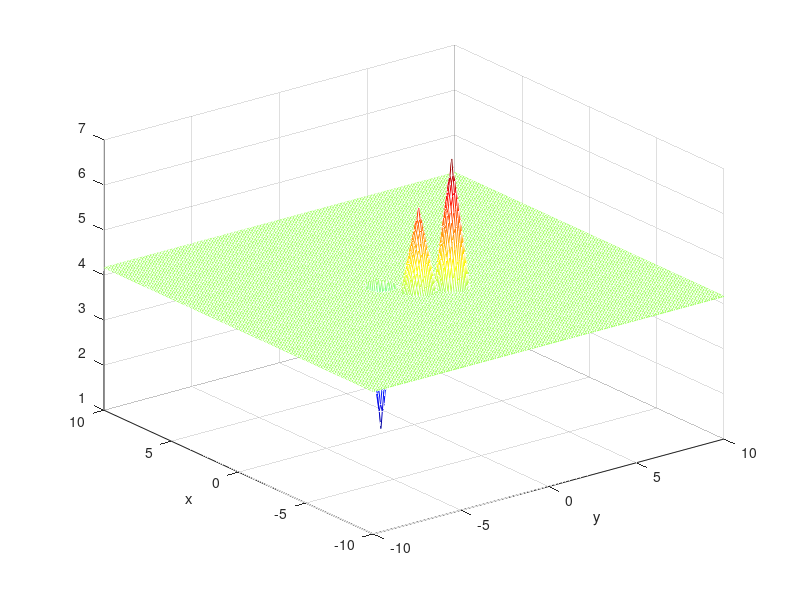
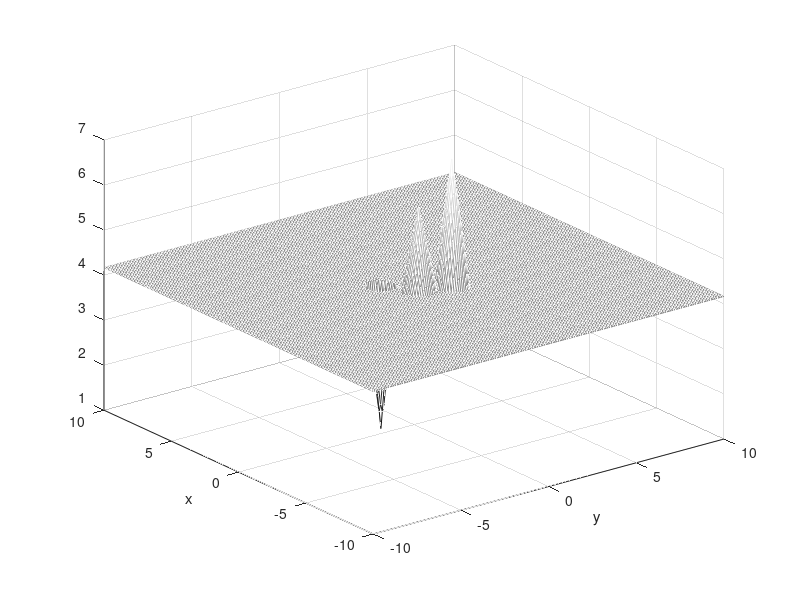

MATLAB code for these plots, in order: (Note: this script raises an error after producing the figures.)
clc % limpa tela
clear all

format compact
format long

%
%   Mesh parameters:
%

h = 0.1
R = 10
N = R/h

x = -R:h:R;   % x has 2N + 1 points
y = -R:h:R;   % y has 2N + 1 points

n = 2;     % <--- space dimension is 2 (plane)
p = 4;     % <--- we are interested in the case: p > n

gamma = (p - n)/(p - 1);   % <--- this parameter will not actually 
                           %      be used in the program below
%
% -------------------------------------------------
%
%             INITIAL APPROXIMATION
%                     to
%             STEADY STATE SOLUTION
%
% -------------------------------------------------
%

% -------------------------------------------------

x1 = -1.0;   % <--- x-coordinate of 1st singularity
y1 = -0.5;   % <--- y-coordinate of 1st singularity

i1 = find( x1-h/100 < x & x < x1 + h/100);   % <--- i-index of 1st singularity
j1 = find( y1-h/100 < y & y < y1 + h/100);   % <--- j-index of 1st singularity

x2 = -1.5;   % <--- x-coordinate of 2nd singularity
y2 = +1.0;   % <--- y-coordinate of 2nd singularity

i2 = find( x2-h/100 < x & x < x2 + h/100);   % <--- i-index of 2nd singularity
j2 = find( y2-h/100 < y & y < y2 + h/100);   % <--- j-index of 2nd singularity

x3 = +0.5;   % <--- x-coordinate of 3rd singularity
y3 = -1.5;   % <--- y-coordinate of 3rd singularity

i3 = find( x3-h/100 < x & x < x3 + h/100);   % <--- i-index of 3rd singularity
j3 = find( y3-h/100 < y & y < y3 + h/100);   % <--- j-index of 3rd singularity

% -------------------------------------------------

b1 = 6;

b2 = 7;

b3 = 1;

b = (b1 + b2 + b3)/3 - 0.5;    

% -------------------------------------------------

r12 = sqrt( (x1 - x2)^2 + (y1 - y2)^2 );
r13 = sqrt( (x1 - x3)^2 + (y1 - y3)^2 );
r23 = sqrt( (x2 - x3)^2 + (y2 - y3)^2 );

r0 = 1/2 * min([r12, r13, r23])

% -------------------------------------------------

u0 = b * ones(2*N+1,2*N+1);

for i = 1:2*N+1
    for j = 1:2*N+1
        
        d1 = sqrt( (x(i) - x1)^2 + (y(j) - y1)^2 );
        
        d2 = sqrt( (x(i) - x2)^2 + (y(j) - y2)^2 );
        
        d3 = sqrt( (x(i) - x3)^2 + (y(j) - y3)^2 );
        
        if d1 < r0
           u0(i,j) = b1 - (b1 - b)*d1/r0;
        end
        
        if d2 < r0
           u0(i,j) = b2 - (b2 - b)*d2/r0;
        end  
        
        if d3 < r0
           u0(i,j) = b3 - (b3 - b)*d3/r0;
        end 
        
   end
    
end   
       
u0(i1,j1) = b1;
u0(i2,j2) = b2;
u0(i3,j3) = b3;

% -------------------------------------------------

I1 = find( 2.50 <= abs(x) & abs(x) <= 3.50 );
J1 = find( -3.50 <= y & y <= 3.50 );

I2 = find( -2.50 < x & x < 2.50 );
J2 = find( 2.50 <= abs(y) & abs(y) <= 3.50 );

far_field_value_u0 = sum( sum( u0(I1,J1) ) )+sum( sum( u0(I2,J2) ) );
total =(length(I1)*length(J1)) + (length(I2)*length(J2));
far_field_value_u0 = far_field_value_u0/total;
b

count = 1;

min_u(count) = min( u0(:) );
max_u(count) = max( u0(:) );

% -------------------------------------------------
%
%    Solution checkings:
%
variation_L1 (1) = NaN;   % <--- L1 norm of u - u_previous
variation_sup(1) = NaN;   % <--- supnorm of u - u_previous

far_field_value(1) = far_field_value_u0;

% -------------------------------------------------

tic

[X,Y] = meshgrid(x,y);

figure(10)
mesh(X,Y,u0)
colormap(jet)
shading interp
xlabel('y')
ylabel('x')

figure(20)
shading interp
colormap gray
% surfl(X,Y,u0)
mesh(X,Y,u0)
xlabel('y')
ylabel('x')

toc

% -------------------------------------------------

v0 = u0;   % <--- this will be used by the code u_24h.m

t(1) = 0;  % <--- vector of time values for future solution checkings
t0 = 0;    % <--- this will be used by the code u_24h.m

dt_dump = 0.01;  % <--- time interval elapsed between solution checkings

% -------------------------------------------------
 m = pi * (r0^2) * abs(b1-b) * (1/3)
 n , p=4, R
[T] = Tempo(m,n,p,R)
%u0(107,86)
